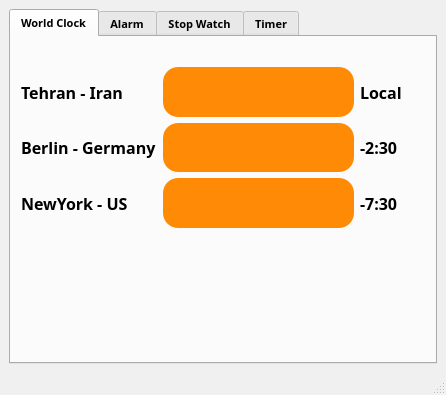
<?xml version="1.0" encoding="UTF-8"?>
<ui version="4.0">
 <class>MainWindow</class>
 <widget class="QMainWindow" name="MainWindow">
  <property name="geometry">
   <rect>
    <x>0</x>
    <y>0</y>
    <width>446</width>
    <height>395</height>
   </rect>
  </property>
  <property name="palette">
   <palette>
    <active>
     <colorrole role="Window">
      <brush brushstyle="SolidPattern">
       <color alpha="255">
        <red>255</red>
        <green>255</green>
        <blue>255</blue>
       </color>
      </brush>
     </colorrole>
    </active>
    <inactive>
     <colorrole role="Window">
      <brush brushstyle="SolidPattern">
       <color alpha="255">
        <red>240</red>
        <green>240</green>
        <blue>240</blue>
       </color>
      </brush>
     </colorrole>
    </inactive>
    <disabled>
     <colorrole role="Window">
      <brush brushstyle="SolidPattern">
       <color alpha="255">
        <red>255</red>
        <green>255</green>
        <blue>255</blue>
       </color>
      </brush>
     </colorrole>
    </disabled>
   </palette>
  </property>
  <property name="windowTitle">
   <string>MainWindow</string>
  </property>
  <widget class="QWidget" name="centralwidget">
   <layout class="QGridLayout" name="gridLayout">
    <item row="1" column="0">
     <widget class="QTabWidget" name="tabWidget">
      <property name="palette">
       <palette>
        <active>
         <colorrole role="Window">
          <brush brushstyle="SolidPattern">
           <color alpha="255">
            <red>0</red>
            <green>85</green>
            <blue>127</blue>
           </color>
          </brush>
         </colorrole>
        </active>
        <inactive>
         <colorrole role="Window">
          <brush brushstyle="SolidPattern">
           <color alpha="255">
            <red>240</red>
            <green>240</green>
            <blue>240</blue>
           </color>
          </brush>
         </colorrole>
        </inactive>
        <disabled>
         <colorrole role="Window">
          <brush brushstyle="SolidPattern">
           <color alpha="255">
            <red>0</red>
            <green>85</green>
            <blue>127</blue>
           </color>
          </brush>
         </colorrole>
        </disabled>
       </palette>
      </property>
      <property name="font">
       <font>
        <family>Segoe Print</family>
        <pointsize>8</pointsize>
        <bold>true</bold>
       </font>
      </property>
      <property name="styleSheet">
       <string notr="true">
</string>
      </property>
      <property name="currentIndex">
       <number>0</number>
      </property>
      <widget class="QWidget" name="tab_1">
       <attribute name="title">
        <string>World Clock</string>
       </attribute>
       <widget class="QWidget" name="">
        <property name="geometry">
         <rect>
          <x>10</x>
          <y>30</y>
          <width>381</width>
          <height>161</height>
         </rect>
        </property>
        <layout class="QGridLayout" name="gridLayout_2">
         <item row="1" column="2">
          <widget class="QLabel" name="label_5">
           <property name="font">
            <font>
             <family>Segoe Print</family>
             <pointsize>12</pointsize>
             <bold>true</bold>
            </font>
           </property>
           <property name="styleSheet">
            <string notr="true"/>
           </property>
           <property name="text">
            <string>-2:30</string>
           </property>
          </widget>
         </item>
         <item row="1" column="1">
          <widget class="QTextEdit" name="time_berlin">
           <property name="sizePolicy">
            <sizepolicy hsizetype="Expanding" vsizetype="Ignored">
             <horstretch>0</horstretch>
             <verstretch>0</verstretch>
            </sizepolicy>
           </property>
           <property name="font">
            <font>
             <family>Seven Segment</family>
             <pointsize>20</pointsize>
            </font>
           </property>
           <property name="styleSheet">
            <string notr="true">border:none;
border-radius:15px;
background-color:rgb(255, 138, 5);
color:#fff;</string>
           </property>
          </widget>
         </item>
         <item row="1" column="0">
          <widget class="QLabel" name="label_2">
           <property name="font">
            <font>
             <family>Segoe Print</family>
             <pointsize>12</pointsize>
             <bold>true</bold>
            </font>
           </property>
           <property name="styleSheet">
            <string notr="true"/>
           </property>
           <property name="text">
            <string>Berlin - Germany</string>
           </property>
          </widget>
         </item>
         <item row="2" column="1">
          <widget class="QTextEdit" name="time_newyork">
           <property name="sizePolicy">
            <sizepolicy hsizetype="Expanding" vsizetype="Ignored">
             <horstretch>0</horstretch>
             <verstretch>0</verstretch>
            </sizepolicy>
           </property>
           <property name="font">
            <font>
             <family>Seven Segment</family>
             <pointsize>20</pointsize>
            </font>
           </property>
           <property name="styleSheet">
            <string notr="true">border:none;
border-radius:15px;
background-color:rgb(255, 138, 5);
color:#fff;</string>
           </property>
          </widget>
         </item>
         <item row="2" column="2">
          <widget class="QLabel" name="label_6">
           <property name="font">
            <font>
             <family>Segoe Print</family>
             <pointsize>12</pointsize>
             <bold>true</bold>
            </font>
           </property>
           <property name="styleSheet">
            <string notr="true"/>
           </property>
           <property name="text">
            <string>-7:30</string>
           </property>
          </widget>
         </item>
         <item row="0" column="2">
          <widget class="QLabel" name="label_4">
           <property name="font">
            <font>
             <family>Segoe Print</family>
             <pointsize>12</pointsize>
             <bold>true</bold>
            </font>
           </property>
           <property name="styleSheet">
            <string notr="true"/>
           </property>
           <property name="text">
            <string>Local</string>
           </property>
          </widget>
         </item>
         <item row="2" column="0">
          <widget class="QLabel" name="label_3">
           <property name="font">
            <font>
             <family>Segoe Print</family>
             <pointsize>12</pointsize>
             <bold>true</bold>
            </font>
           </property>
           <property name="styleSheet">
            <string notr="true"/>
           </property>
           <property name="text">
            <string>NewYork - US</string>
           </property>
          </widget>
         </item>
         <item row="0" column="0">
          <widget class="QLabel" name="label">
           <property name="font">
            <font>
             <family>Segoe Print</family>
             <pointsize>12</pointsize>
             <bold>true</bold>
            </font>
           </property>
           <property name="styleSheet">
            <string notr="true"/>
           </property>
           <property name="text">
            <string>Tehran - Iran</string>
           </property>
          </widget>
         </item>
         <item row="0" column="1">
          <widget class="QTextEdit" name="time_tehran">
           <property name="sizePolicy">
            <sizepolicy hsizetype="Expanding" vsizetype="Ignored">
             <horstretch>0</horstretch>
             <verstretch>0</verstretch>
            </sizepolicy>
           </property>
           <property name="font">
            <font>
             <family>Seven Segment</family>
             <pointsize>20</pointsize>
            </font>
           </property>
           <property name="styleSheet">
            <string notr="true">border:none;
border-radius:15px;
background-color:rgb(255, 138, 5);
color:#fff;</string>
           </property>
          </widget>
         </item>
        </layout>
       </widget>
      </widget>
      <widget class="QWidget" name="tab_2">
       <attribute name="title">
        <string>Alarm</string>
       </attribute>
       <widget class="QWidget" name="gridLayoutWidget">
        <property name="geometry">
         <rect>
          <x>10</x>
          <y>10</y>
          <width>381</width>
          <height>231</height>
         </rect>
        </property>
        <layout class="QGridLayout" name="GL_Alarms"/>
       </widget>
       <widget class="QTimeEdit" name="timeEdit">
        <property name="geometry">
         <rect>
          <x>10</x>
          <y>250</y>
          <width>261</width>
          <height>41</height>
         </rect>
        </property>
        <property name="font">
         <font>
          <family>Seven Segment</family>
          <pointsize>15</pointsize>
          <bold>false</bold>
         </font>
        </property>
        <property name="styleSheet">
         <string notr="true">
bacckground-color:rgb(255, 138, 5);</string>
        </property>
        <property name="currentSection">
         <enum>QDateTimeEdit::HourSection</enum>
        </property>
        <property name="displayFormat">
         <string notr="true">hh:mm:ss AP</string>
        </property>
        <property name="calendarPopup">
         <bool>false</bool>
        </property>
        <property name="time">
         <time>
          <hour>0</hour>
          <minute>1</minute>
          <second>1</second>
         </time>
        </property>
       </widget>
       <widget class="QPushButton" name="btn_add_alarm">
        <property name="geometry">
         <rect>
          <x>300</x>
          <y>250</y>
          <width>91</width>
          <height>41</height>
         </rect>
        </property>
        <property name="font">
         <font>
          <family>Segoe Print</family>
          <pointsize>24</pointsize>
          <bold>false</bold>
         </font>
        </property>
        <property name="styleSheet">
         <string notr="true">background-color:rgb(255, 138, 5);
color:#fff;
border-radius:15px;
</string>
        </property>
        <property name="text">
         <string>+</string>
        </property>
       </widget>
      </widget>
      <widget class="QWidget" name="tab_3">
       <attribute name="title">
        <string>Stop Watch</string>
       </attribute>
       <widget class="QLabel" name="label_stopwatch">
        <property name="geometry">
         <rect>
          <x>120</x>
          <y>70</y>
          <width>141</width>
          <height>51</height>
         </rect>
        </property>
        <property name="font">
         <font>
          <family>Seven Segment</family>
          <pointsize>50</pointsize>
          <bold>false</bold>
         </font>
        </property>
        <property name="text">
         <string>0:0:0</string>
        </property>
       </widget>
       <widget class="QPushButton" name="btn_start_stopwatch">
        <property name="geometry">
         <rect>
          <x>34</x>
          <y>190</y>
          <width>101</width>
          <height>31</height>
         </rect>
        </property>
        <property name="font">
         <font>
          <family>Segoe Print</family>
          <pointsize>12</pointsize>
          <bold>false</bold>
         </font>
        </property>
        <property name="styleSheet">
         <string notr="true">background-color:rgb(255, 138, 5);
color:#fff;
border-radius:15px;
</string>
        </property>
        <property name="text">
         <string>Start</string>
        </property>
       </widget>
       <widget class="QPushButton" name="btn_stop_stopwatch">
        <property name="geometry">
         <rect>
          <x>144</x>
          <y>190</y>
          <width>91</width>
          <height>31</height>
         </rect>
        </property>
        <property name="font">
         <font>
          <family>Segoe Print</family>
          <pointsize>12</pointsize>
          <bold>false</bold>
         </font>
        </property>
        <property name="styleSheet">
         <string notr="true">background-color:rgb(255, 138, 5);
color:#fff;
border-radius:15px;
</string>
        </property>
        <property name="text">
         <string>Stop</string>
        </property>
       </widget>
       <widget class="QPushButton" name="btn_reset_stopwatch">
        <property name="geometry">
         <rect>
          <x>250</x>
          <y>190</y>
          <width>101</width>
          <height>31</height>
         </rect>
        </property>
        <property name="font">
         <font>
          <family>Segoe Print</family>
          <pointsize>12</pointsize>
          <bold>false</bold>
         </font>
        </property>
        <property name="styleSheet">
         <string notr="true">background-color:rgb(255, 138, 5);
color:#fff;
border-radius:15px;
</string>
        </property>
        <property name="text">
         <string>Reset</string>
        </property>
       </widget>
      </widget>
      <widget class="QWidget" name="tab_4">
       <attribute name="title">
        <string>Timer</string>
       </attribute>
       <widget class="QLineEdit" name="lineEdit_hour_timer">
        <property name="geometry">
         <rect>
          <x>30</x>
          <y>70</y>
          <width>101</width>
          <height>91</height>
         </rect>
        </property>
        <property name="font">
         <font>
          <family>Seven Segment</family>
          <pointsize>50</pointsize>
          <bold>false</bold>
         </font>
        </property>
        <property name="layoutDirection">
         <enum>Qt::LeftToRight</enum>
        </property>
        <property name="styleSheet">
         <string notr="true">border:none;</string>
        </property>
        <property name="text">
         <string>0</string>
        </property>
        <property name="alignment">
         <set>Qt::AlignCenter</set>
        </property>
       </widget>
       <widget class="QLineEdit" name="lineEdit_min_timer">
        <property name="geometry">
         <rect>
          <x>140</x>
          <y>70</y>
          <width>101</width>
          <height>91</height>
         </rect>
        </property>
        <property name="font">
         <font>
          <family>Seven Segment</family>
          <pointsize>50</pointsize>
          <bold>false</bold>
         </font>
        </property>
        <property name="layoutDirection">
         <enum>Qt::LeftToRight</enum>
        </property>
        <property name="styleSheet">
         <string notr="true">border:none;</string>
        </property>
        <property name="text">
         <string>16</string>
        </property>
        <property name="alignment">
         <set>Qt::AlignCenter</set>
        </property>
       </widget>
       <widget class="QLineEdit" name="lineEdit_second_timer">
        <property name="geometry">
         <rect>
          <x>250</x>
          <y>70</y>
          <width>101</width>
          <height>91</height>
         </rect>
        </property>
        <property name="font">
         <font>
          <family>Seven Segment</family>
          <pointsize>50</pointsize>
          <bold>false</bold>
         </font>
        </property>
        <property name="layoutDirection">
         <enum>Qt::LeftToRight</enum>
        </property>
        <property name="styleSheet">
         <string notr="true">border:none;</string>
        </property>
        <property name="text">
         <string>0</string>
        </property>
        <property name="alignment">
         <set>Qt::AlignCenter</set>
        </property>
       </widget>
       <widget class="QPushButton" name="btn_stop_timer">
        <property name="geometry">
         <rect>
          <x>156</x>
          <y>200</y>
          <width>91</width>
          <height>31</height>
         </rect>
        </property>
        <property name="font">
         <font>
          <family>Segoe Print</family>
          <pointsize>12</pointsize>
          <bold>false</bold>
         </font>
        </property>
        <property name="styleSheet">
         <string notr="true">background-color:rgb(255, 138, 5);
color:#fff;
border-radius:15px;
</string>
        </property>
        <property name="text">
         <string>Stop</string>
        </property>
       </widget>
       <widget class="QPushButton" name="btn_start_timer">
        <property name="geometry">
         <rect>
          <x>40</x>
          <y>200</y>
          <width>101</width>
          <height>31</height>
         </rect>
        </property>
        <property name="font">
         <font>
          <family>Segoe Print</family>
          <pointsize>12</pointsize>
          <bold>false</bold>
         </font>
        </property>
        <property name="styleSheet">
         <string notr="true">background-color:rgb(255, 138, 5);
color:#fff;
border-radius:15px;
</string>
        </property>
        <property name="text">
         <string>Start</string>
        </property>
       </widget>
       <widget class="QPushButton" name="btn_reset_timer">
        <property name="geometry">
         <rect>
          <x>260</x>
          <y>200</y>
          <width>91</width>
          <height>31</height>
         </rect>
        </property>
        <property name="font">
         <font>
          <family>Segoe Print</family>
          <pointsize>12</pointsize>
          <bold>false</bold>
         </font>
        </property>
        <property name="styleSheet">
         <string notr="true">background-color:rgb(255, 138, 5);
color:#fff;
border-radius:15px;
</string>
        </property>
        <property name="text">
         <string>Reset</string>
        </property>
       </widget>
      </widget>
     </widget>
    </item>
   </layout>
  </widget>
  <widget class="QMenuBar" name="menubar">
   <property name="geometry">
    <rect>
     <x>0</x>
     <y>0</y>
     <width>446</width>
     <height>22</height>
    </rect>
   </property>
  </widget>
  <widget class="QStatusBar" name="statusbar"/>
 </widget>
 <resources/>
 <connections/>
</ui>
